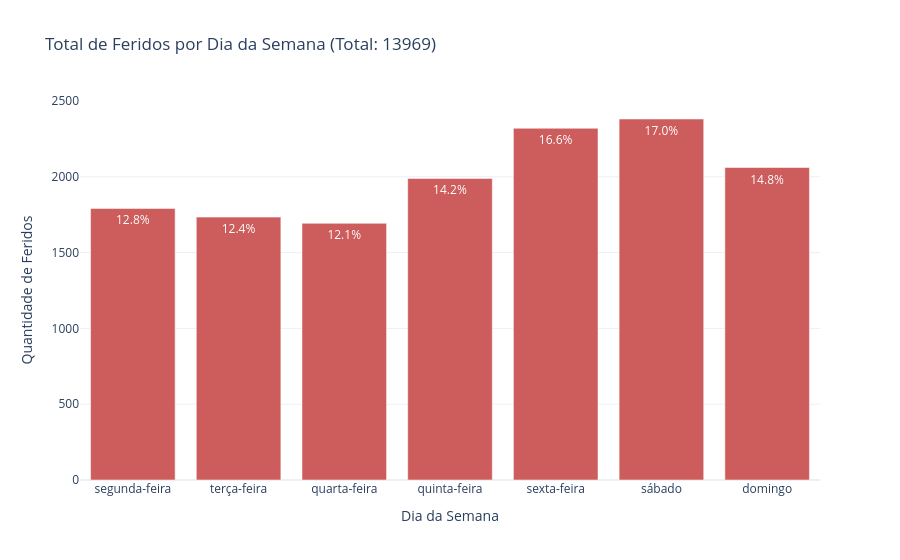

The notebook cell saved with this chart:
### Markdown cell above
### Acidentes por dia da semana (dia_semana) — barras horizontais

### Code cell
ordem_dias = ['segunda-feira', 'terça-feira', 'quarta-feira', 
              'quinta-feira', 'sexta-feira', 'sábado', 'domingo']

# organizar + calcular percentual em uma etapa só
dados['dia_semana'] = pd.Categorical(
    dados['dia_semana'].str.lower(), 
    categories=ordem_dias, 
    ordered=True
)
dados = dados.sort_values('dia_semana')
dados['percentual'] = dados['feridos'] / dados['feridos'].sum() * 100

import plotly.graph_objects as go

# 1. Criar o resumo (Formato Longo/Agrupado)
# Isso consolida os dados por dia para o gráfico fazer sentido
resumo = dados.groupby('dia_semana', observed=True)['feridos'].sum().reset_index()
total_geral = resumo['feridos'].sum()
resumo['percentual'] = (resumo['feridos'] / total_geral * 100).round(1)

# 2. Criar o gráfico com Plotly
fig = go.Figure(data=[go.Bar(
    x=resumo['dia_semana'],
    y=resumo['feridos'],
    text=resumo['percentual'].astype(str) + '%', # Adiciona o símbolo de % no texto
    textposition='auto',
    marker_color='indianred'
)])

fig.update_layout(
    title=f"Total de Feridos por Dia da Semana (Total: {total_geral})",
    xaxis_title="Dia da Semana",
    yaxis_title="Quantidade de Feridos",
    template="plotly_white"
)

fig.show()

### Figure 1 — Plotly figure (JSON) as saved in the notebook; plotly's stock layout.template omitted (floating-point values rounded to 4 significant figures)
{"data": [{"marker": {"color": "indianred"}, "text": ["12.8%", "12.4%", "12.1%", "14.2%", "16.6%", "17.0%", "14.8%"], "textposition": "auto", "type": "bar", "x": ["segunda-feira", "terça-feira", "quarta-feira", "quinta-feira", "sexta-feira", "sábado", "domingo"], "y": [1791, 1734, 1693, 1989, 2320, 2381, 2061]}], "layout": {"title": {"text": "Total de Feridos por Dia da Semana (Total: 13969)"}, "xaxis": {"title": {"text": "Dia da Semana"}}, "yaxis": {"title": {"text": "Quantidade de Feridos"}}}}
